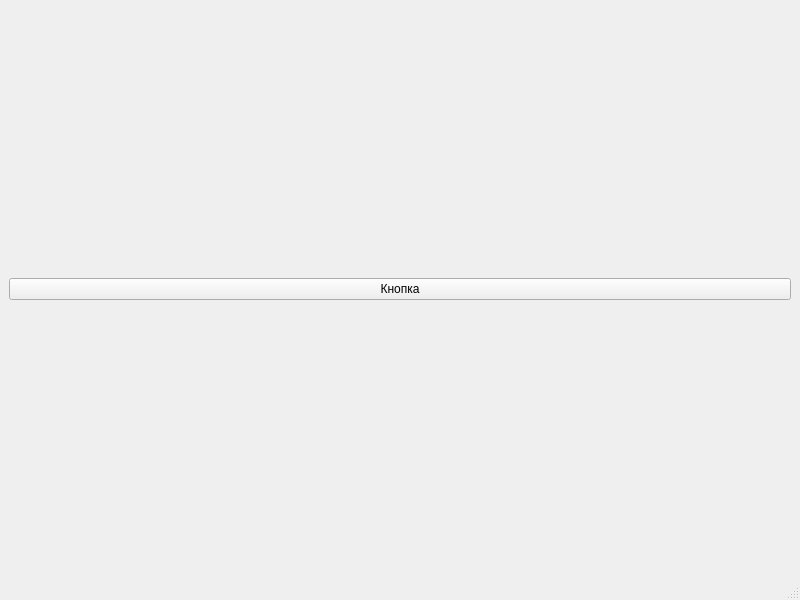
<?xml version="1.0" encoding="UTF-8"?>
<ui version="4.0">
 <class>MainWindow</class>
 <widget class="QMainWindow" name="MainWindow">
  <property name="geometry">
   <rect>
    <x>0</x>
    <y>0</y>
    <width>800</width>
    <height>600</height>
   </rect>
  </property>
  <property name="windowTitle">
   <string>MainWindow</string>
  </property>
  <widget class="QWidget" name="centralwidget">
   <layout class="QGridLayout" name="gridLayout">
    <item row="0" column="0">
     <widget class="QPushButton" name="pushButton">
      <property name="text">
       <string>Кнопка</string>
      </property>
     </widget>
    </item>
   </layout>
  </widget>
  <widget class="QMenuBar" name="menubar">
   <property name="geometry">
    <rect>
     <x>0</x>
     <y>0</y>
     <width>800</width>
     <height>19</height>
    </rect>
   </property>
  </widget>
  <widget class="QStatusBar" name="statusbar"/>
 </widget>
 <resources/>
 <connections/>
</ui>
